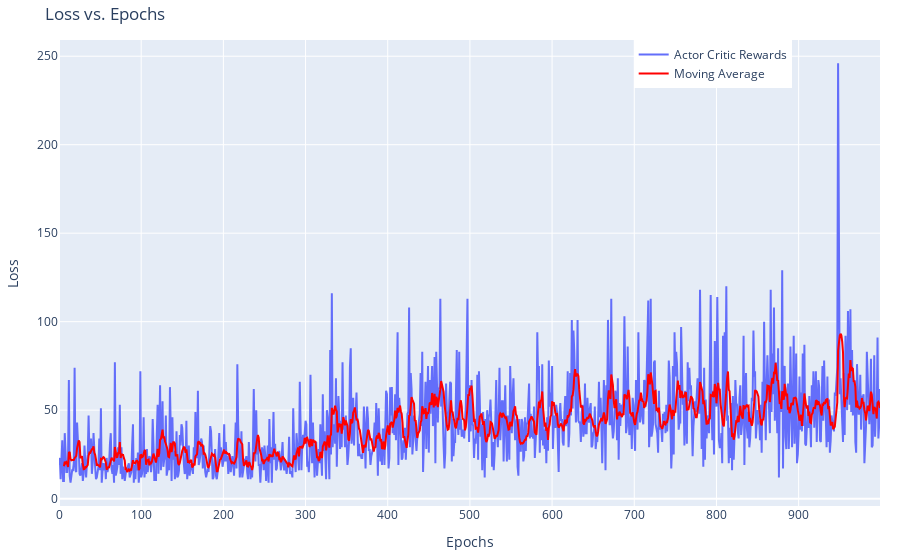

Notebook cell for this chart:
### Code cell
window_size = 7  
moving_avg = pd.Series(episode_rewards).rolling(window=window_size).mean()

epochs = list(range(len(episode_rewards)))
fig = go.Figure()

fig.add_trace(go.Scatter(x=epochs, y=episode_rewards, mode='lines', name='Actor Critic Rewards'))

fig.add_trace(go.Scatter(x=epochs, y=moving_avg, mode='lines', name='Moving Average', line=dict(color='red')))

fig.update_layout(
    title='Loss vs. Epochs',
    xaxis=dict(title='Epochs'),
    yaxis=dict(title='Loss'),
    legend=dict(x=0.7, y=1.0),
    margin=dict(l=20, r=20, t=40, b=20),
    hovermode='x unified' 
)
fig.show()

### Figure 1 — Plotly figure (JSON) as saved in the notebook; plotly's stock layout.template omitted (floating-point values rounded to 4 significant figures; data arrays with more than 128 entries replaced by an {"elided": "..."} marker saying what was removed)
{"data": [{"mode": "lines", "name": "Actor Critic Rewards", "type": "scatter", "x": {"elided": "1000 int values"}, "y": {"elided": "1000 int values"}}, {"line": {"color": "red"}, "mode": "lines", "name": "Moving Average", "type": "scatter", "x": {"elided": "1000 int values"}, "y": {"elided": "1000 float values"}}], "layout": {"hovermode": "x unified", "legend": {"x": 0.7, "y": 1}, "margin": {"b": 20, "l": 20, "r": 20, "t": 40}, "title": {"text": "Loss vs. Epochs"}, "xaxis": {"title": {"text": "Epochs"}}, "yaxis": {"title": {"text": "Loss"}}}}
